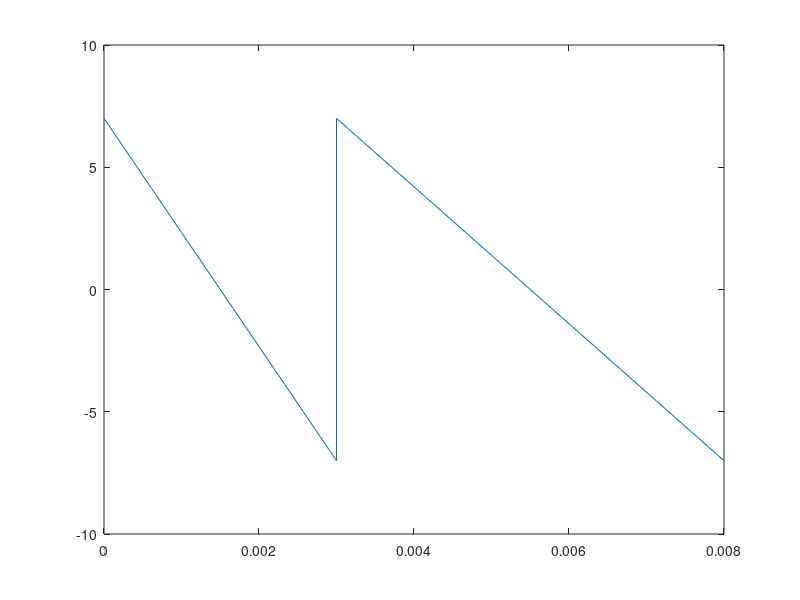

MATLAB code to generate this figure:
U1 = 7;
U2 = -7;
U3 = 7;
U4 = -7;
T1 = 0.003;
T2 = 0.008;
Fd = 3000;
T = 1/Fd;

t1 = 0:T:T1;

a1 = (U2 - U1)/T1;
b1 = 7;

a2 = (U4 -U3)/(T2-T1);
b2 = 15.4;

u1 = a1*t1+b1;

t2 = T1:T:T2;

u2 = a2*t2 + b2;

U = [u1, u2];
t_res = [t1, t2];

plot(t_res, U);
